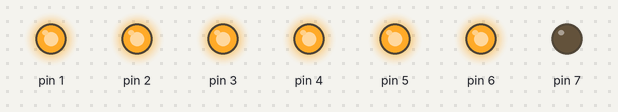
This sketch was run on a simulated Arduino Uno, built with avr-gcc and run on an emulated ATmega328P. On the bench: output pins drawn as LEDs (lit = HIGH).

Above: at 0.15 s.
At 0.75 s:
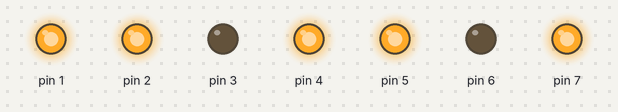
At 1.35 s:
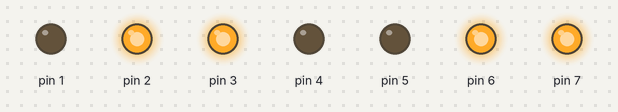
At 2.85 s:
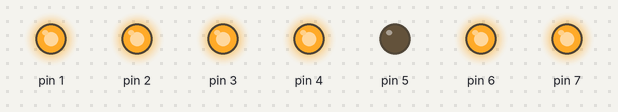
At 4.65 s:
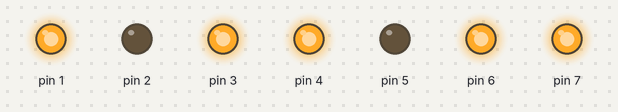
At 6.45 s:
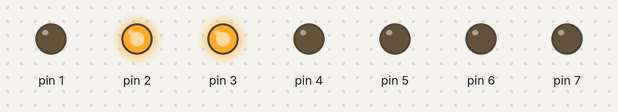
Timing chart, 0 to 6.9 s (numbered marks = the images above):
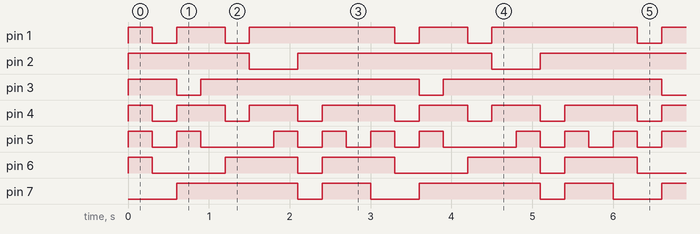

The sketch:

display-7-segmentos.ino
```cpp
int n = 0;

void setup() {
  pinMode(7, OUTPUT);
  pinMode(6, OUTPUT);
  pinMode(5, OUTPUT);
  pinMode(4, OUTPUT);
  pinMode(3, OUTPUT);
  pinMode(2, OUTPUT);
  pinMode(1, OUTPUT);
}

void acendeLeds(int l1, int l2, int l3, int l4, int l5, int l6, int l7){
    digitalWrite(1, l1);
    digitalWrite(2, l2);
    digitalWrite(3, l3);
    digitalWrite(4, l4);
    digitalWrite(5, l5);
    digitalWrite(6, l6);
    digitalWrite(7, l7);
}

void loop() {
   if(n==0)  acendeLeds(1,1,1,1,1,1,0);
   if(n==1)  acendeLeds(0,1,1,0,0,0,0);
   if(n==2)  acendeLeds(1,1,0,1,1,0,1);
   if(n==3)  acendeLeds(1,1,1,1,0,0,1);
   if(n==4)  acendeLeds(0,1,1,0,0,1,1);
   if(n==5)  acendeLeds(1,0,1,1,0,1,1);
   if(n==6)  acendeLeds(1,0,1,1,1,1,1);
   if(n==7)  acendeLeds(1,1,1,0,0,0,0);
   if(n==8)  acendeLeds(1,1,1,1,1,1,1);
   if(n==9)  acendeLeds(1,1,1,1,0,1,1);
   n++;
   delay(300);
   if(n>=10) n = 0;
}
```

Measured:
- by itself, pin 1: repeats every 3.0 s: LOW 0.30 s, HIGH 0.60 s, LOW 0.30 s, HIGH 1.8 s
- by itself, pin 2: repeats every 3.0 s: LOW 0.60 s, HIGH 2.4 s
- by itself, pin 3: repeats every 3.0 s: LOW 0.30 s, HIGH 2.7 s
- by itself, pin 4: repeats every 3.0 s: 2 × (LOW 0.30 s, HIGH 0.60 s), LOW 0.30 s, HIGH 0.90 s
- by itself, pin 5: repeats every 3.0 s: LOW 0.30 s, HIGH 0.30 s, LOW 0.90 s, 2 × (HIGH 0.30 s, LOW 0.30 s), HIGH 0.30 s
- by itself, pin 6: repeats every 3.0 s: LOW 0.90 s, HIGH 0.90 s, LOW 0.30 s, HIGH 0.90 s
- by itself, pin 7: repeats every 3.0 s: LOW 0.30 s, HIGH 0.60 s, LOW 0.60 s, HIGH 1.5 s
